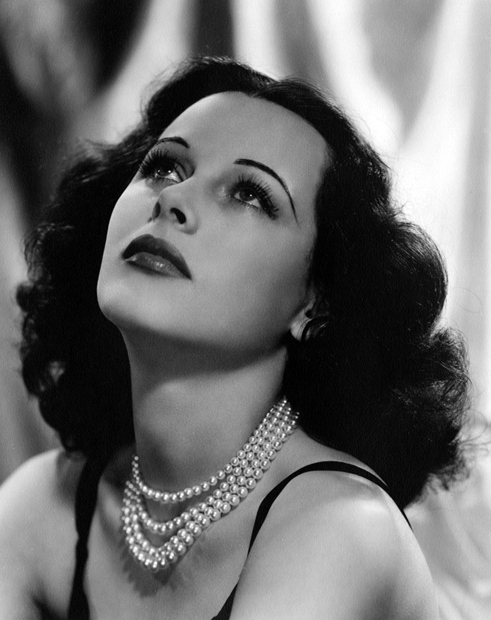
#> input picture data/lamar3.jpg, 491 x 620 px, found by its file name
$ jupyter execute --allow-errors swap_fourier.ipynb
#> lines starting #> are read from the running program, lines starting #| are printed output that depends on the picture
[cell 1]
import cv2
import numpy as np
import matplotlib.pyplot as plt

[cell 2]
# Cargar las imágenes en escala de grises
img1 = cv2.imread('/content/lamar3.jpg', cv2.IMREAD_GRAYSCALE)
#> img1 is the input picture: shape (620, 491); min 0, max 255, mean 108.2
img2 = cv2.imread('/content/margarita.jpg', cv2.IMREAD_GRAYSCALE)
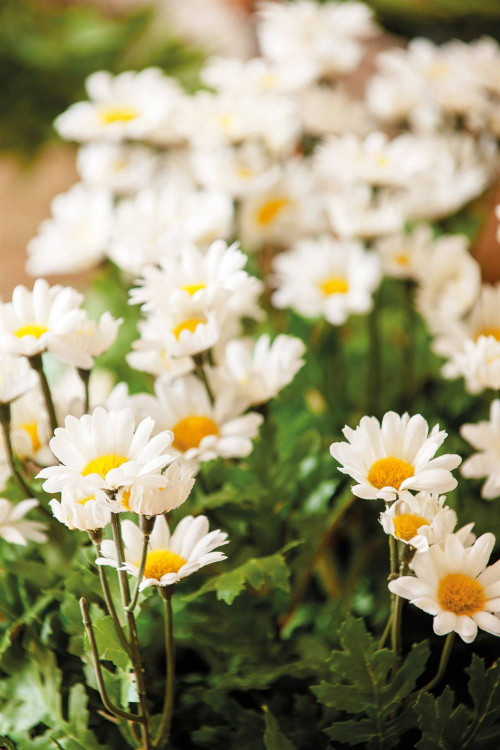
#> input picture data/margarita.jpg, 1000 x 1500 px, found by its file name (shown at 1/2 size)
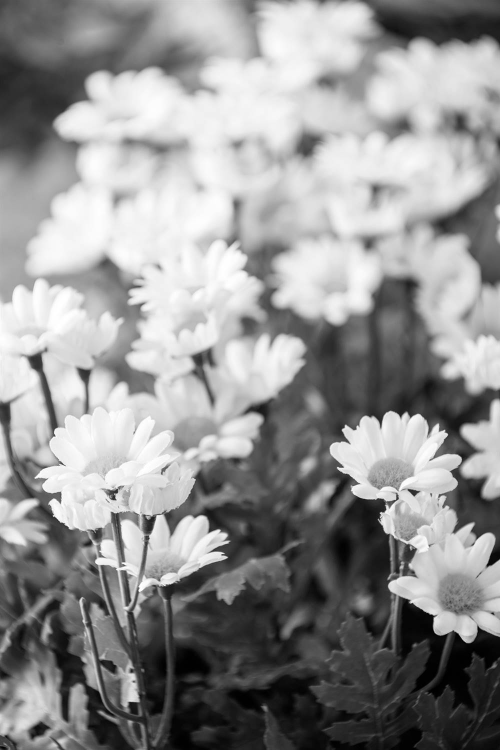
#> img2: shape (1500, 1000) (shown at 1/2 size); min 0, max 255, mean 146.8

# Ajustar tamaño para que sean iguales
img2 = cv2.resize(img2, (img1.shape[1], img1.shape[0]))
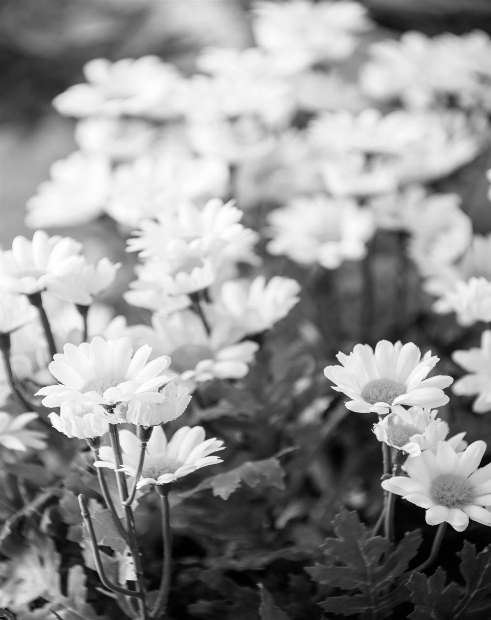
#> img2: shape (620, 491); min 0, max 255, mean 146.7

# Obtener la transformada de Fourier de ambas imágenes
f1 = np.fft.fft2(img1)
f2 = np.fft.fft2(img2)

# Desplazar el espectro para centrarlo
f1_shift = np.fft.fftshift(f1)
f2_shift = np.fft.fftshift(f2)

# Separar magnitud y fase
magnitude1, phase1 = np.abs(f1_shift), np.angle(f1_shift)
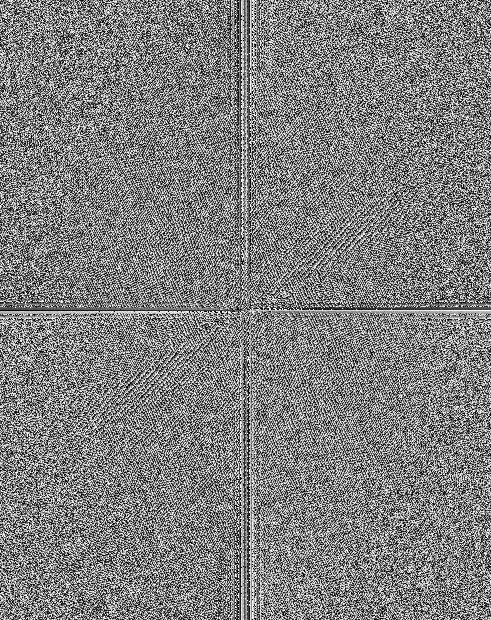
#> phase1: shape (620, 491) float64; min -3.14, max 3.14, mean -1.3e-16; drawn with min black and max white
magnitude2, phase2 = np.abs(f2_shift), np.angle(f2_shift)
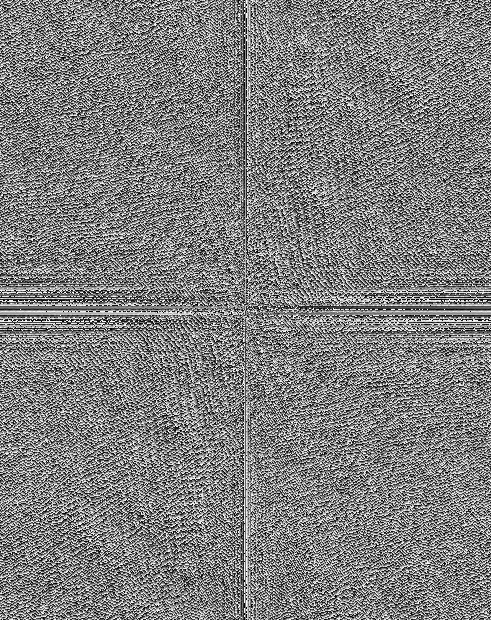
#> phase2: shape (620, 491) float64; min -3.14, max 3.14, mean -1.39e-16; drawn with min black and max white

# Intercambiar magnitud y fase
swap1 = np.fft.ifft2(np.fft.ifftshift(magnitude1 * np.exp(1j * phase2)))
swap2 = np.fft.ifft2(np.fft.ifftshift(magnitude2 * np.exp(1j * phase1)))

# Convertir a imágenes reales
swap1_img = np.abs(swap1)
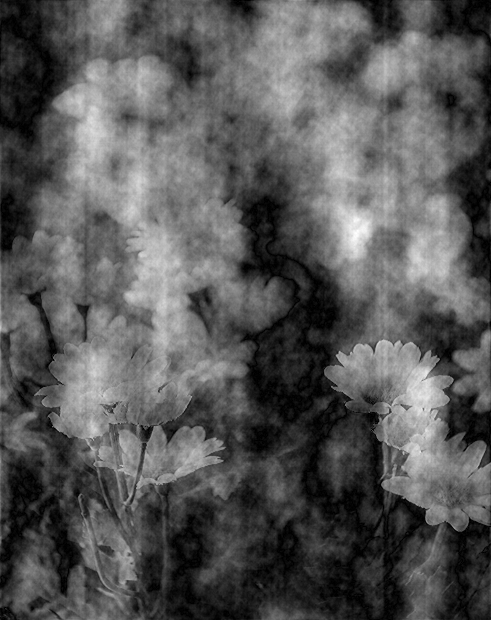
#> swap1_img: shape (620, 491) float64; min 9.11e-05, max 331.4, mean 114.1; drawn with min black and max white
swap2_img = np.abs(swap2)
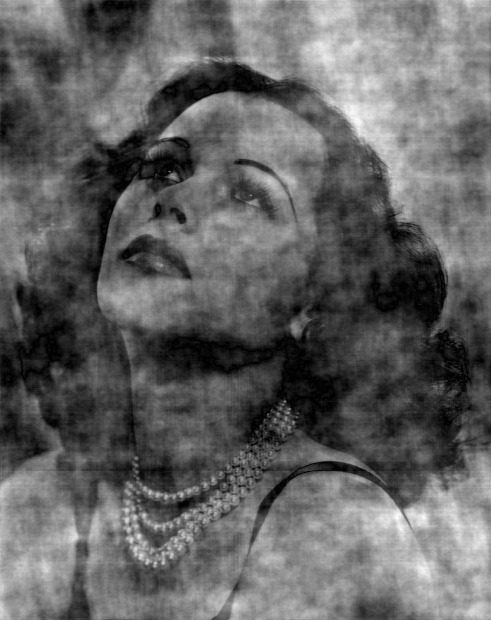
#> swap2_img: shape (620, 491) float64; min 0.000847, max 380.4, mean 147.7; drawn with min black and max white

# Mostrar las imágenes originales y las combinadas
plt.figure(figsize=(10, 7))
#> (the rest of this cell did not finish here and is left out)

[cell 3]
# Crear histogramas de las magnitudes y fases antes y después del intercambio
plt.figure(figsize=(12, 8))

# Histograma de magnitud de la imagen 1
plt.subplot(2, 2, 1)
plt.hist(magnitude1.ravel(), bins=50, color='blue', alpha=0.7)
plt.title('Histograma de Magnitud 1')

# Histograma de fase de la imagen 1
plt.subplot(2, 2, 2)
plt.hist(phase1.ravel(), bins=50, color='orange', alpha=0.7)
plt.title('Histograma de Fase 1')

# Histograma de magnitud de la imagen intercambiada (Mag1 + Fase2)
plt.subplot(2, 2, 3)
plt.hist(np.abs(swap1).ravel(), bins=50, color='green', alpha=0.7)
plt.title('Magnitud después del Intercambio 1')

# Histograma de fase de la imagen intercambiada (Mag1 + Fase2)
plt.subplot(2, 2, 4)
plt.hist(np.angle(swap1).ravel(), bins=50, color='red', alpha=0.7)
plt.title('Fase después del Intercambio 1')

plt.tight_layout()
plt.show()
#> figure, not shown here; panel 1: tallest bar 304295 high, from x = 2.73 to 658763.5; panel 3: tallest bar 10101 high, from x = 119.3 to 125.9; panel 4: tallest bar 167875 high, from x = -0.126 to 4.44e-16

[cell 4]
# Seleccionar una línea central para ver el perfil
line_index = img1.shape[0] // 2
#> line_index = 310

# Perfiles de línea
plt.figure(figsize=(10, 5))

# Perfil de magnitud antes y después del intercambio
plt.plot(magnitude1[line_index, :], label='Magnitud 1', color='blue')
plt.plot(np.abs(swap1)[line_index, :], label='Magnitud Intercambiada', color='green')
plt.xlabel('Posición en la línea horizontal')
plt.ylabel('Valor de Magnitud')
plt.title('Perfil de Línea de la Magnitud')
plt.legend()
plt.grid(True)
plt.show()
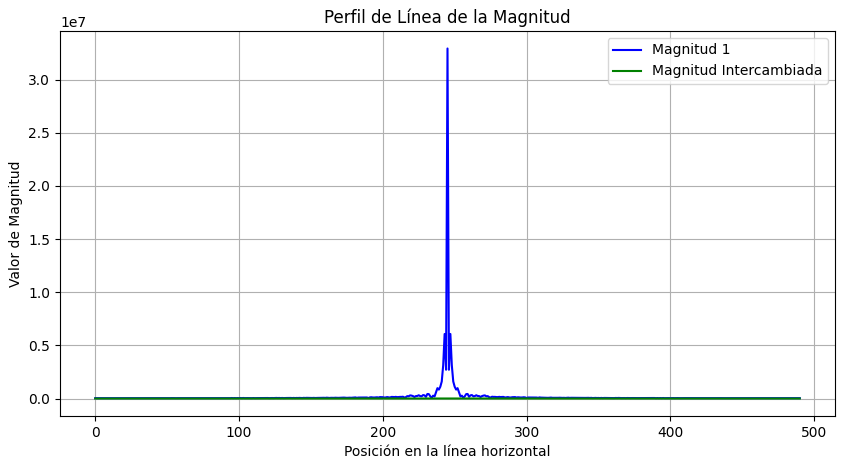
#> figure drawn by matplotlib, 1 panel; curve peaks at x = 245, y = 32938040; curve peaks at x = 163, y = 254

[cell 5]
from mpl_toolkits.mplot3d import Axes3D

# Crear una malla de coordenadas
X, Y = np.meshgrid(np.arange(magnitude1.shape[1]), np.arange(magnitude1.shape[0]))

fig = plt.figure(figsize=(12, 6))
ax = fig.add_subplot(121, projection='3d')

# Gráfico de superficie para Magnitud 1
ax.plot_surface(X, Y, magnitude1, cmap='viridis', linewidth=0, antialiased=False)
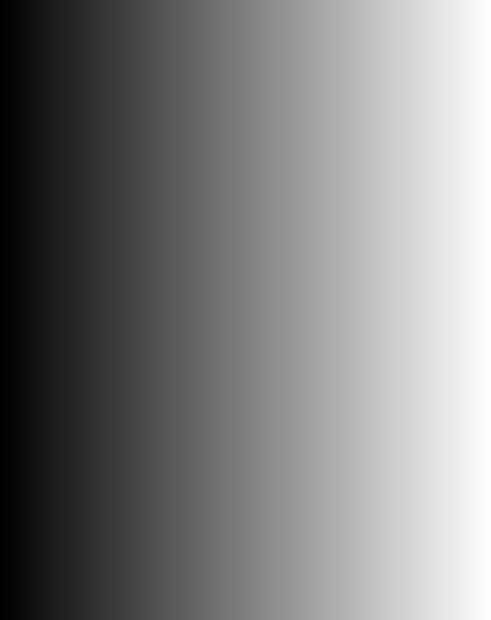
#> X: shape (620, 491) int64; min 0, max 490, mean 245; drawn with min black and max white
ax.set_title('Superficie de Magnitud 1')

ax2 = fig.add_subplot(122, projection='3d')

# Gráfico de superficie para la imagen intercambiada
ax2.plot_surface(X, Y, np.abs(swap1), cmap='plasma', linewidth=0, antialiased=False)
ax2.set_title('Superficie de Magnitud Intercambiada')

plt.show()
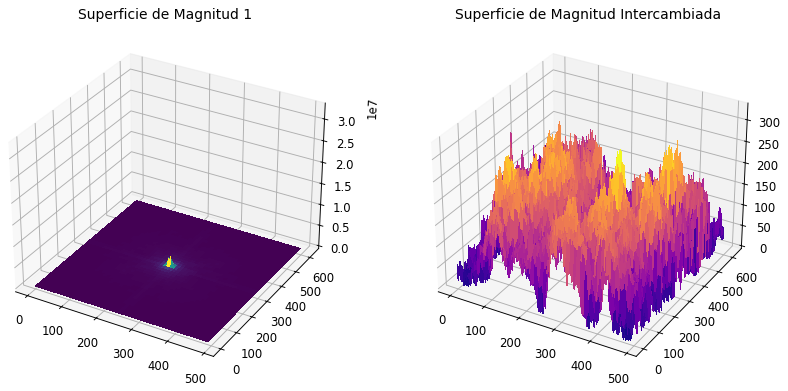
#> figure drawn by matplotlib, 2 panels
